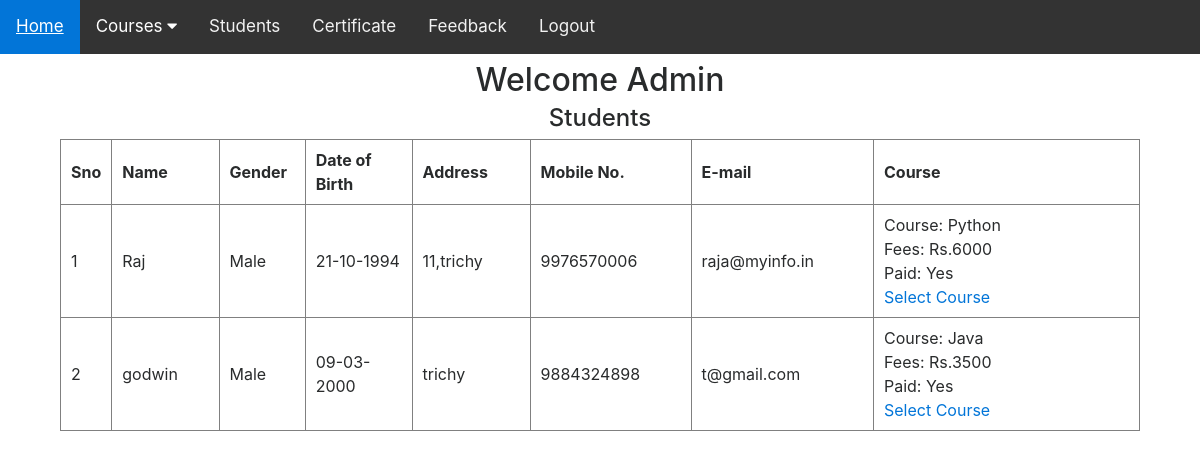
/view_student.php (signed in), run on the app's committed database.
### tables this page shows
CREATE TABLE IF NOT EXISTS `ee_register` (
  `id` int(11) NOT NULL,
  `name` varchar(50) NOT NULL,
  `gender` varchar(10) NOT NULL,
  `dob` varchar(15) NOT NULL DEFAULT '',
  `address` varchar(100) NOT NULL DEFAULT '',
  `contact` bigint(20) NOT NULL DEFAULT 0,
  `email` varchar(60) NOT NULL DEFAULT '',
  `course` int(11) NOT NULL DEFAULT 0,
  `fees` int(11) NOT NULL DEFAULT 0,
  `paid_st` int(11) NOT NULL DEFAULT 0,
  `learn1` double NOT NULL DEFAULT 0,
  `learn2` double NOT NULL DEFAULT 0,
  `learn3` double NOT NULL DEFAULT 0,
  `learn4` double NOT NULL DEFAULT 0,
  `learn5` double NOT NULL DEFAULT 0,
  `utype` varchar(20) NOT NULL DEFAULT '',
  `uname` varchar(50) NOT NULL,
  `pass` varchar(255) NOT NULL,
  PRIMARY KEY (`id`),
  UNIQUE KEY `uniq_uname` (`uname`)
);

CREATE TABLE IF NOT EXISTS `ee_course` (
  `id` int(11) NOT NULL,
  `course` varchar(50) NOT NULL,
  PRIMARY KEY (`id`),
  UNIQUE KEY `uniq_course` (`course`)
);

### include/dbconnect.php (called while the page is built, shortened)
<?php
$db_host = getenv('DB_HOST') ? getenv('DB_HOST') : 'localhost';
$db_user = getenv('DB_USER') ? getenv('DB_USER') : 'root';
$db_pass = getenv('DB_PASS') !== false ? getenv('DB_PASS') : '';
$db_name = getenv('DB_NAME') ? getenv('DB_NAME') : 'course_portal';
$connect = mysqli_connect($db_host, $db_user, $db_pass, $db_name);
function db_query($sql)
{
    global $connect;
    return mysqli_query($connect, $sql);
}
function db_fetch_array($result)
{
    return mysqli_fetch_array($result, MYSQLI_ASSOC);
}
function h($value)
{
    return htmlspecialchars((string)$value, ENT_QUOTES, 'UTF-8');
}
?>

### view_student.php (the view, shortened to what this page needs)
<?php
include("include/dbconnect.php");
?>
<!DOCTYPE html>
<html lang="en">
<head>
<?php include("include/head.php"); ?>
</head>
<body>
<?php include("include/link_admin.php"); ?>
<h2 align="center">Welcome Admin</h2>
<h4 align="center">Students</h4>
<table width="90%" border="1" align="center">
  <tr>
    <th width="4%">Sno</th>
    <th width="10%">Name</th>
    <th width="8%">Gender</th>
    <th width="10%">Date of Birth</th>
    <th width="11%">Address</th>
    <th width="15%">Mobile No.</th>
    <th width="17%">E-mail</th>
    <th width="25%">Course</th>
  </tr>
  <?php
  $i = 0;
  $q2 = db_query("SELECT * FROM ee_register ORDER BY id ASC");
  while ($r2 = db_fetch_array($q2)) {
      $i++;
  ?>
  <tr>
    <td><?php echo $i; ?></td>
    <td><?php echo h($r2['name']); ?></td>
    <td><?php echo h($r2['gender']); ?></td>
    <td><?php echo h($r2['dob']); ?></td>
    <td><?php echo h($r2['address']); ?></td>
    <td><?php echo h($r2['contact']); ?></td>
    <td><?php echo h($r2['email']); ?></td>
    <td>
      <?php
      if ((int)$r2['course'] > 0) {
          $q3 = db_query("SELECT * FROM ee_course WHERE id=" . (int)$r2['course']);
          $r3 = db_fetch_array($q3);
          if ($r3) {
              echo "Course: " . h($r3['course']) . "<br />";
          }
      }
      if ((int)$r2['fees'] > 0) {
          echo "Fees: Rs." . h($r2['fees']) . "<br />";
          echo ((int)$r2['paid_st'] > 0) ? "Paid: Yes<br />" : "Paid: No<br />";
      }
      echo '<a href="select.php?un=' . rawurlencode($r2['uname']) . '">Select Course</a>';
      ?>
    </td>
  </tr>
  <?php } ?>
</table>
<p>&nbsp;</p>
</body>
</html>

### include/head.php (style rules this page uses)
table[border="1"] th, table[border="1"] td { padding: 8px 10px; }

### data on the page
ee_register: name "Raj", gender "Male", dob "21-10-1994", address "11,trichy", contact "9976570006", email "raja@myinfo.in", ee_course.course "Python", fees "6000", paid_st "Paid: Yes"
ee_register: name "godwin", gender "Male", dob "09-03-2000", address "trichy", contact "9884324898", email "t@gmail.com", ee_course.course "Java", fees "3500", paid_st "Paid: Yes"
